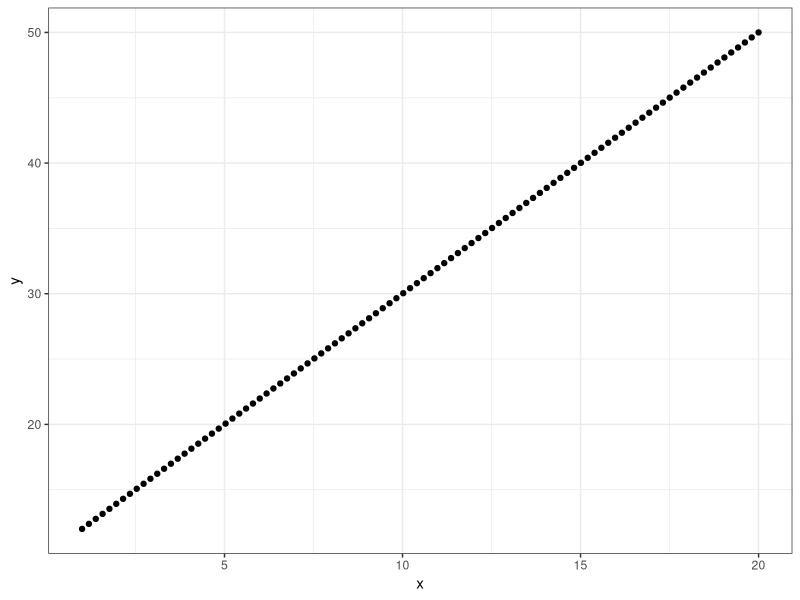
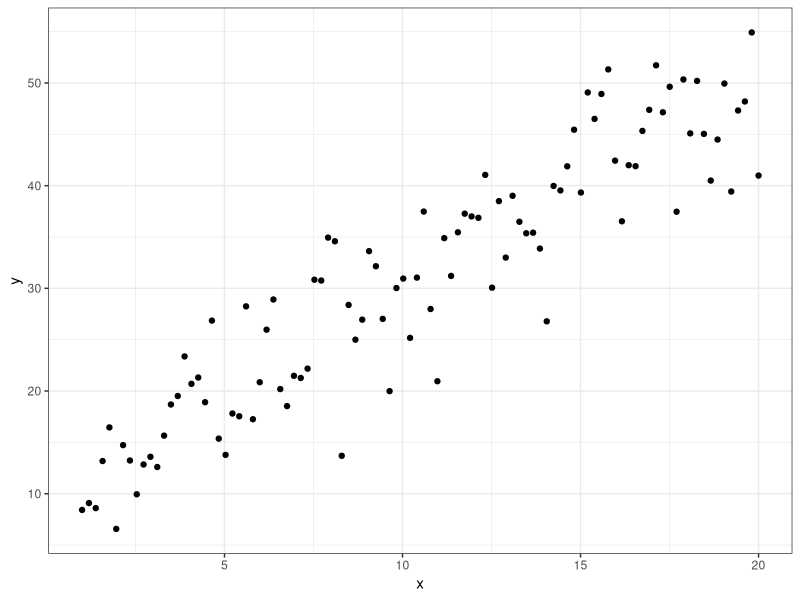
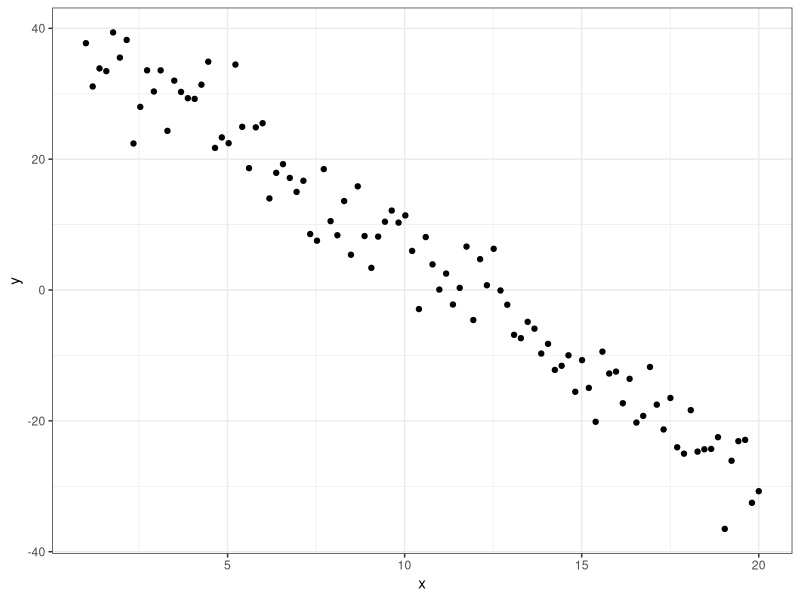
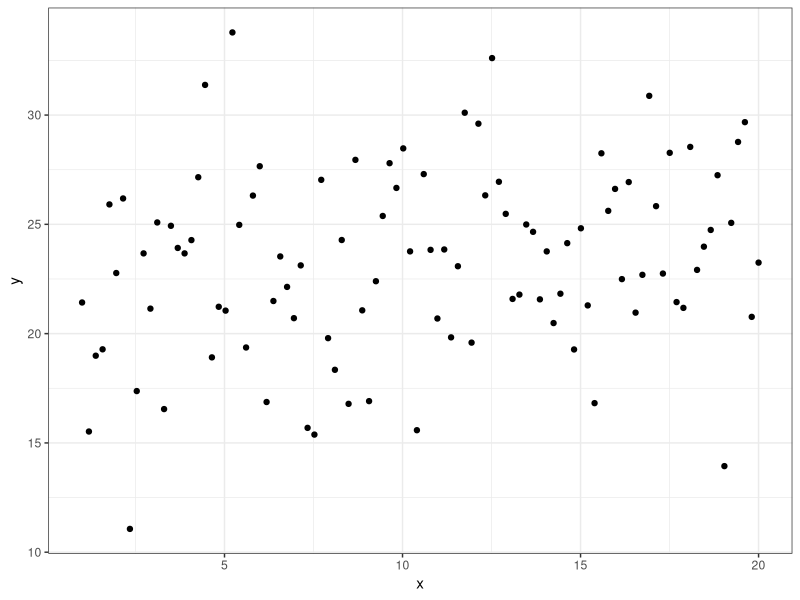
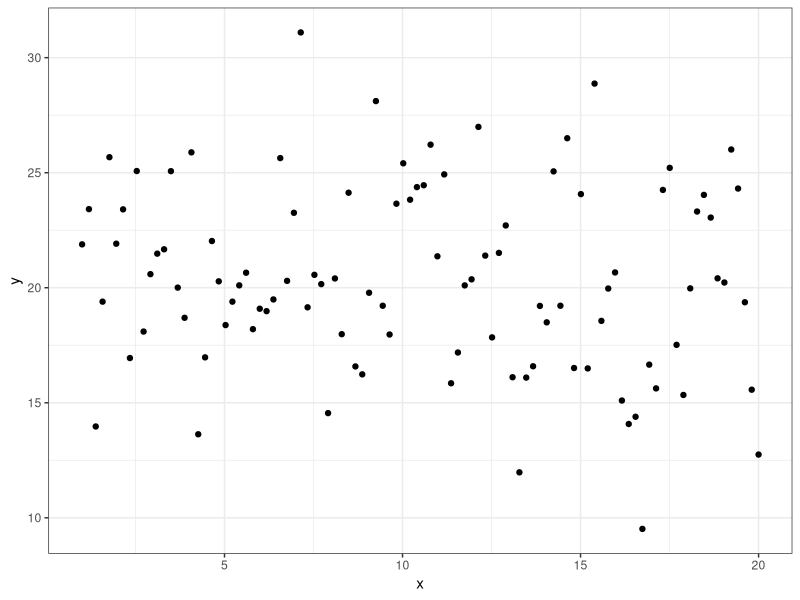
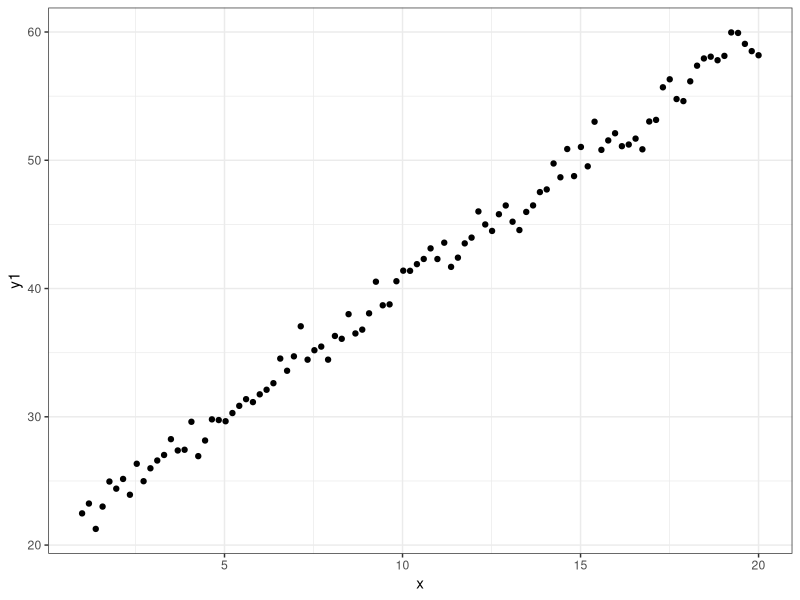
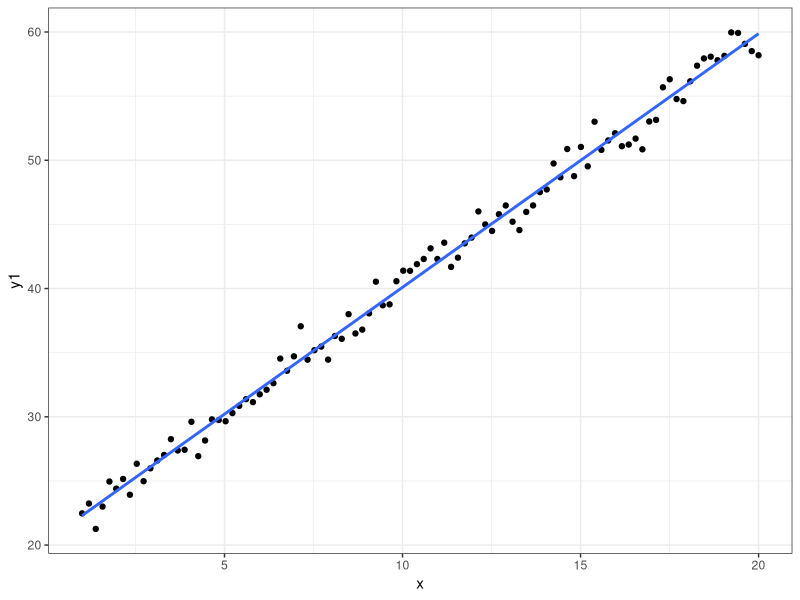
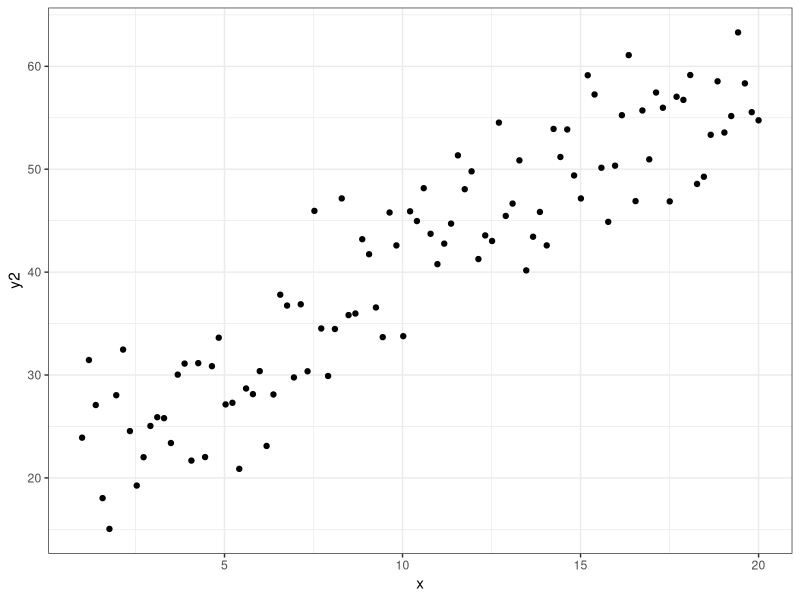

These figures' R source, in order:
#-------------------------------------------------------------------------------
#-------------------------------------------------------------------------------
# 732G46 Lab 1: Simulering av regressionsdata
#-------------------------------------------------------------------------------
#-------------------------------------------------------------------------------

library(ggplot2)
library(cowplot)

#-------------------------------------------------------------------------------
# Börja simulera
# olika värden på beta0 och beta1
#-------------------------------------------------------------------------------

n<-100 # antal obs
# skapa en vektor med x-värden
# här är bara en sekvens med värden
x<-seq(from=1,to=20,length=n)
# andra alternativ är att simulera x från
# uniformfördelning
#set.seed(323)
#x<-runif(n = n,min = 1,max = 20)
# normalfördelning 
#set.seed(765)
#x<-rnorm(n = n,mean = 10.5,sd = 7)

beta_vect<-c(10,2) # första värdet är beta0 och andra är beta1
names(beta_vect)<-c("beta0","beta1")
beta_vect[0]

# en modell utan slump i y (deterministisk)
y<-beta_vect[1]+ beta_vect[2]*x

qplot(x = x,y = y)+theme_bw()

# med normalfördelade fel:
sigma_val<-4
set.seed(244)
y<-beta_vect[1]+ beta_vect[2]*x+rnorm(n = n,mean = 0,sd = sigma_val)
qplot(x = x,y = y)+theme_bw()
# skattade parameterar
coef(lm(formula = y~x))
# jämför med beta_vect
beta_vect
cor(x,y)


set.seed(356)
y<-40 -3.5*x+rnorm(n = length(y),mean = 0,sd = sigma_val)
qplot(x = x,y = y)+theme_bw()
# vilken typ av samband har vi här?
cor(y,x)


set.seed(356)
y<-20 +0.2*x+rnorm(n = length(y),mean = 0,sd = sigma_val)
qplot(x = x,y = y)+theme_bw()
# vilken typ av samband har vi här?
cor(y,x)


set.seed(3262)
y<- 20 +0*x+rnorm(n = length(y),mean = 0,sd = sigma_val)
qplot(x = x,y = y)+theme_bw()
# vilken typ av samband har vi här?
cor(y,x)



#-------------------------------------------------------------------------------
# Olika värden på sigma
#-------------------------------------------------------------------------------
rm(y)
sigma_val1<-1
set.seed(3262)
y1<- 20 +2*x+rnorm(n = n,mean = 0,sd = sigma_val1)
qplot(x = x,y = y1)+theme_bw()
# vilken typ av samband har vi här? Syns det?
# vi ser ett mycket starkt positivt linjärt samband
cor(y1,x)
qplot(x = x,y = y1)+theme_bw()+geom_smooth(method="lm",se=FALSE)



sigma_val2<-5
set.seed(3262+1)
y2<- 20 +2*x+rnorm(n = n,mean = 0,sd = sigma_val2)
qplot(x = x,y = y2)+theme_bw()
# vilken typ av samband har vi här? Syns det?
# vad händer när vi ökar sigma?
cor(y2,x)


sigma_val3<-10
set.seed(3262+2)
y3<- 20 +2*x+rnorm(n = n,mean = 0,sd = sigma_val3)
qplot(x = x,y = y3)+theme_bw()
# vilken typ av samband har vi här? Syns det?
# vad händer när vi ökar sigma?
cor(y3,x)

sigma_val4<-20
set.seed(3262+3)
y4<- 20 +2*x+rnorm(n = n,mean = 0,sd = sigma_val4)
qplot(x = x,y = y4)+theme_bw()
# vilken typ av samband har vi här? Syns det?
# vad händer när vi ökar sigma?
cor(y4,x)


sigma_val5<-50
set.seed(3262+4)
y5<- 20 +2*x+rnorm(n = n,mean = 0,sd = sigma_val5)
qplot(x = x,y = y5)+theme_bw()
# vilken typ av samband har vi här? Syns det?
# vad händer när vi ökar sigma?
cor(y5,x)

sigma_val6<-100
set.seed(3262+5)
y6<- 20 +2*x+rnorm(n = n,mean = 0,sd = sigma_val6)
qplot(x = x,y = y6)+theme_bw()
# vilken typ av samband har vi här? Syns det?
# vad händer när vi ökar sigma?
cor(y6,x)
qplot(x = x,y = y6)+theme_bw()+geom_smooth(method="lm",se=FALSE)
# här är det svårt att se, men det finns en positiv trend i data

sigma_val7<-200
set.seed(3262+6)
y7<- 20 +2*x+rnorm(n = n,mean = 0,sd = sigma_val7)
qplot(x = x,y = y7)+theme_bw()
# vilken typ av samband har vi här? Syns det?
# vad händer när vi ökar sigma?
cor(y7,x)
qplot(x = x,y = y7)+theme_bw()+geom_smooth(method="lm",se=FALSE)




# sätt ihop plottar:
p1<-qplot(x = x,y = y1)+theme_bw()+ggtitle(paste("Sigma =",sigma_val1))
p2<-qplot(x = x,y = y2)+theme_bw()+ggtitle(paste("Sigma =",sigma_val2))
p3<-qplot(x = x,y = y3)+theme_bw()+ggtitle(paste("Sigma =",sigma_val3))
p4<-qplot(x = x,y = y4)+theme_bw()+ggtitle(paste("Sigma =",sigma_val4))
p5<-qplot(x = x,y = y5)+theme_bw()+ggtitle(paste("Sigma =",sigma_val5))
p6<-qplot(x = x,y = y6)+theme_bw()+ggtitle(paste("Sigma =",sigma_val6))
p7<-qplot(x = x,y = y7)+theme_bw()+ggtitle(paste("Sigma =",sigma_val7))
plot_grid(p1,p2,p3,p4,p5,p6,p7)
# vad händer med sambandet när sigma blir större?








#-------------------------------------------------------------------------------
# Olika seed
#-------------------------------------------------------------------------------
sigma_val<-10
y1<- 20 +2*x+rnorm(n = length(x),mean = 0,sd = sigma_val)
p1<-qplot(x = x,y = y1)+theme_bw()
# vilken typ av samband har vi här? Syns det?
# vad händer när vi ökar sigma?
cor(y1,x)


y2<- 20 +2*x+rnorm(n = length(x),mean = 0,sd = sigma_val)
p2<-qplot(x = x,y = y2)+theme_bw()
# vilken typ av samband har vi här? Syns det?
# vad händer när vi ökar sigma?
cor(y2,x)


y3<- 20 +2*x+rnorm(n = length(x),mean = 0,sd = sigma_val)
p3<-qplot(x = x,y = y3)+theme_bw()
# vilken typ av samband har vi här? Syns det?
# vad händer när vi ökar sigma?
cor(y3,x)


plot_grid(p1,p2,p3,nrow = 3)


#-------------------------------------------------------------------------------
# Vad händer med medelfelet?
#-------------------------------------------------------------------------------

set.seed(568)
x<-runif(n = 50,min = 0,max = 20)


# ändra sigma
sigma_val<-1
set.seed(76)
y1<- 20 +0.5*x+rnorm(n = length(x),mean = 0,sd = sigma_val)
qplot(x = x,y = y1)+theme_bw()

lm1<-lm(y1~x)
summary(lm1)

sigma_val<-10
set.seed(88)
y2<- 20 +0.5*x+rnorm(n = length(x),mean = 0,sd = sigma_val)
qplot(x = x,y = y2)+theme_bw()
lm2<-lm(y2~x)
summary(lm2)

# vad händer med medelfelet, t-värdet och p-värdet när sigma_val ökar?
# testa att öka sigma_val ännu mer för y2.
summary(lm1)$coef
summary(lm2)$coef


# nu testar vi olika antal observationer men lika mycket brus:
set.seed(568)
x1<-runif(n = 20,min = 0,max = 20)
x2<-runif(n = 200,min = 0,max = 20)

sigma_val<-8
set.seed(76)
y1<- 20 +0.2*x1+rnorm(n = length(x1),mean = 0,sd = sigma_val)
set.seed(76)
y2<- 20 +0.2*x2+rnorm(n = length(x2),mean = 0,sd = sigma_val)
qplot(x = x1,y = y1)+theme_bw()
qplot(x = x2,y = y2)+theme_bw()
lm1<-lm(y1~x1)
lm2<-lm(y2~x2)
summary(lm1)
summary(lm2)
# vad händer med medelfelet, t-värdet och p-värdet när antalet obs ökar?
summary(lm1)$coef
summary(lm2)$coef

# undersök formlerna i boken/slides för att förstå hur sigma och antal obs
# påverkar medelfelet (och då även olika intervallskattningar)




